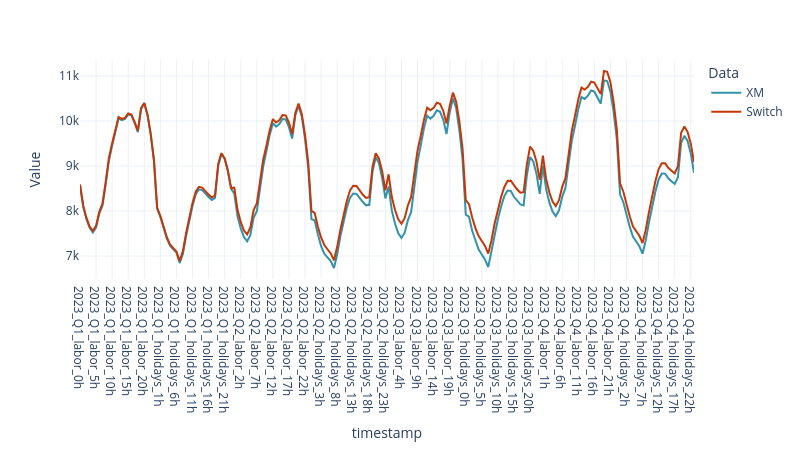

Write notebook code for a chart like this one.
### Code cell
plot_melt = pd.concat([plot_res, plot_disp])
fig = px.line(
    plot_melt, x='timestamp', y='Value',
    color='Data',color_discrete_sequence=[colors[0], colors[1]],
    template='plotly_white', height=9*50, width=16*50)
#print(plot_res['Value'].sum()) #print(plot_disp['Value'].sum())
fig.show()

### Figure 1 — Plotly figure (JSON) as saved in the notebook; plotly's stock layout.template omitted (floating-point values rounded to 4 significant figures; data arrays with more than 128 entries replaced by an {"elided": "..."} marker saying what was removed)
{"data": [{"hovertemplate": "Data=XM<br>timestamp=%{x}<br>Value=%{y}<extra></extra>", "legendgroup": "XM", "line": {"color": "#3292A9", "dash": "solid"}, "marker": {"symbol": "circle"}, "mode": "lines", "name": "XM", "orientation": "v", "showlegend": true, "type": "scatter", "x": {"elided": "192 str values"}, "xaxis": "x", "y": {"elided": "192 float values"}, "yaxis": "y"}, {"hovertemplate": "Data=Switch<br>timestamp=%{x}<br>Value=%{y}<extra></extra>", "legendgroup": "Switch", "line": {"color": "#C53707", "dash": "solid"}, "marker": {"symbol": "circle"}, "mode": "lines", "name": "Switch", "orientation": "v", "showlegend": true, "type": "scatter", "x": {"elided": "192 str values"}, "xaxis": "x", "y": {"elided": "192 float values"}, "yaxis": "y"}], "layout": {"height": 450, "legend": {"title": {"text": "Data"}, "tracegroupgap": 0}, "margin": {"t": 60}, "width": 800, "xaxis": {"anchor": "y", "domain": [0, 1], "title": {"text": "timestamp"}}, "yaxis": {"anchor": "x", "domain": [0, 1], "title": {"text": "Value"}}}}
